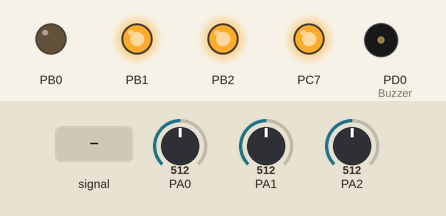
Recording of a program running on a simulated ATmega32, built with avr-gcc and emulated at 8 MHz (the files do not name the chip). Shown: output pins drawn as LEDs (lit = HIGH), buzzer (waves = sounding). Dashed ring = blinking. The inputs (shaded band) are chosen by the test bench; at power-on: PA1 = 512, PA2 = 512, PA0 = 512.

Above: at 1.2 s.
1.3 s: PA0 fed a 2 Hz sine of ±306 counts around its level
At 1.87 s:
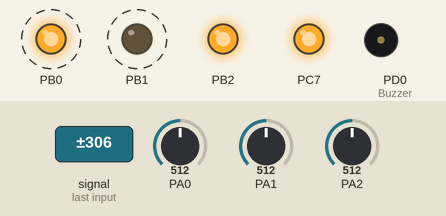
4.3 s: PA1 fed a 200 Hz sine of ±460 counts around its level
At 4.62 s:
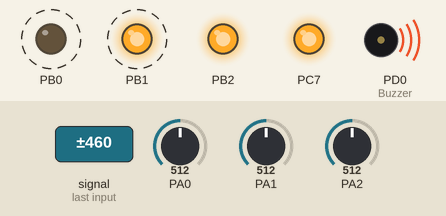
7.3 s: PA2 fed a 1000 Hz sine of ±255 counts around its level
10.3 s: PA1 set to 490
At 10.62 s:
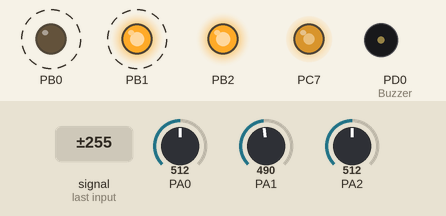
13.3 s: PA2 set to 490
At 13.42 s:
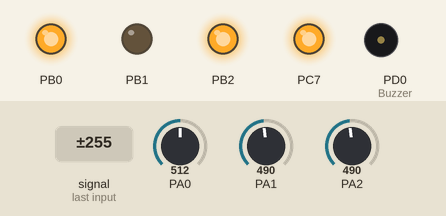
16.3 s: PA0 fed a 200 Hz sine of ±81 counts around its level
Timing chart, 0 to 18.8 s (numbered marks = the images above; inputs shaded):
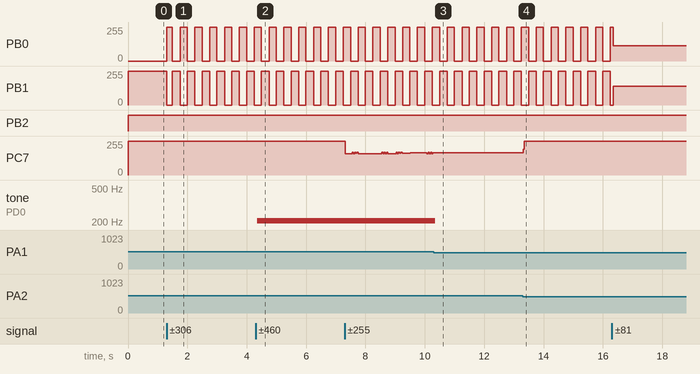

The program:

main.c
```c
/*
 * GccApplication2.c
 *
 * Created: 29.4.2016 12:27:56
 *  Author: User
 */

#define F_CPU 8000000L
#include <avr/io.h>
#include <util/delay.h>
#include <avr/interrupt.h>


int main(void)
{


   DDRB |=(1<<PINB0)|(1<<PINB1)|(1<<PINB2);
   DDRD |=(1<<PIND0);
   DDRC |=(1<<PINC7);

   ADCSRA |= 1<<ADPS2;
   ADMUX |= 1<<REFS0 | 1<<REFS1;
   ADCSRA |= 1<<ADIE;
   ADCSRA |= 1<<ADEN;

   sei();

   ADCSRA |= 1<<ADSC;

   while (1)
   {
   }
}
ISR(ADC_vect)
{
   uint8_t theLow = ADCL;
   uint16_t OnBitlikSonuc = ADCH<<8 | theLow;

   switch (ADMUX)
   {
      case 0xC0:


         if (OnBitlikSonuc<500) ///soil measure ==>A0
         {
            PORTB |=(1<<PINB0) | (1<<PINB2); /////1=>PB2///2=>PB1///3=>PB0
            PORTB &= ~(1 << PINB1);

         }
         else
         {
            PORTB |=(1<<PINB1) | (1<<PINB2);
            PORTB &= ~(1 << PINB0);

         }
         ADMUX = 0xC1;

         break;
      case 0xC1:
         if (OnBitlikSonuc<170)  ///// fire sensor =>A1
         {
            PORTD |=(1<<PIND0); ////Buzzer=> D0


         }
         else
         {
            PORTD &= ~(1 << PIND0);
         }
         ADMUX = 0xC2;

         break;
      case 0xC2:   ////PIR=>A3
         if (OnBitlikSonuc>400)
         {
            PORTC |=(1<<PINC7);


         }
         else
         {
            PORTC&= ~(1 << PINC7);

         }
         ADMUX = 0xC0;

         break;
      default:
//Default code
         break;
   } ADCSRA |= 1<<ADSC;
}
```

Measured:
- after the input at 1.3 s, PB0: alternates 255/255 for 0.24 s and 0/255 for 0.26 s, starting at once; PB1: alternates 255/255 for 0.26 s and 0/255 for 0.24 s, starting at once
- after the input at 4.3 s, tone on PD0 (Buzzer): silent → 207 Hz after 0.05 s
- after the input at 10.3 s, PC7: stops changing and stays 168/255; tone on PD0 (Buzzer): 207 Hz → silent after 0.05 s
- after the input at 13.3 s, PC7: 168/255 → 255/255 at once
